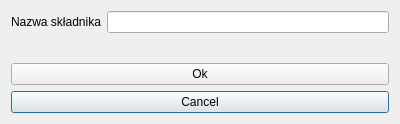
<?xml version="1.0" encoding="UTF-8"?>
<ui version="4.0">
 <class>Ingredients</class>
 <widget class="QDialog" name="Ingredients">
  <property name="geometry">
   <rect>
    <x>0</x>
    <y>0</y>
    <width>400</width>
    <height>124</height>
   </rect>
  </property>
  <property name="maximumSize">
   <size>
    <width>400</width>
    <height>124</height>
   </size>
  </property>
  <property name="windowTitle">
   <string>Dialog</string>
  </property>
  <layout class="QGridLayout" name="gridLayout">
   <item row="5" column="0" colspan="2">
    <widget class="QPushButton" name="cancelButton">
     <property name="text">
      <string>Cancel</string>
     </property>
    </widget>
   </item>
   <item row="3" column="0" colspan="2">
    <widget class="QLabel" name="notificationLabel">
     <property name="text">
      <string/>
     </property>
     <property name="alignment">
      <set>Qt::AlignCenter</set>
     </property>
    </widget>
   </item>
   <item row="4" column="0" colspan="2">
    <widget class="QPushButton" name="okButton">
     <property name="text">
      <string>Ok</string>
     </property>
    </widget>
   </item>
   <item row="0" column="1">
    <widget class="QLineEdit" name="ingrNameLineEdit"/>
   </item>
   <item row="0" column="0">
    <widget class="QLabel" name="ingrNameLabel">
     <property name="text">
      <string>Nazwa składnika</string>
     </property>
    </widget>
   </item>
  </layout>
 </widget>
 <resources/>
 <connections>
  <connection>
   <sender>cancelButton</sender>
   <signal>clicked()</signal>
   <receiver>Ingredients</receiver>
   <slot>close()</slot>
   <hints>
    <hint type="sourcelabel">
     <x>224</x>
     <y>292</y>
    </hint>
    <hint type="destinationlabel">
     <x>370</x>
     <y>360</y>
    </hint>
   </hints>
  </connection>
 </connections>
</ui>
